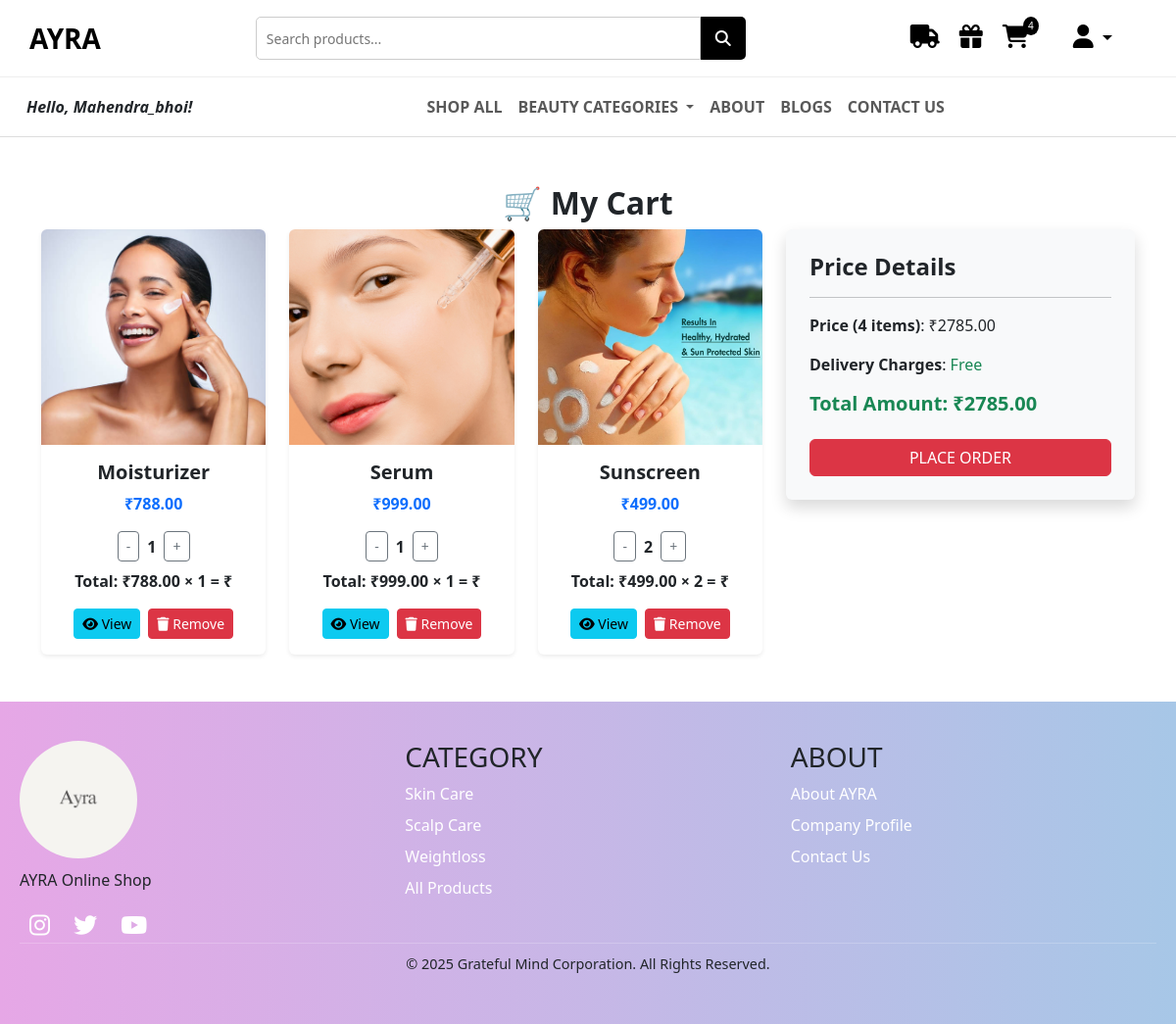
The page /cart/ (signed in) on the database as committed earlier.
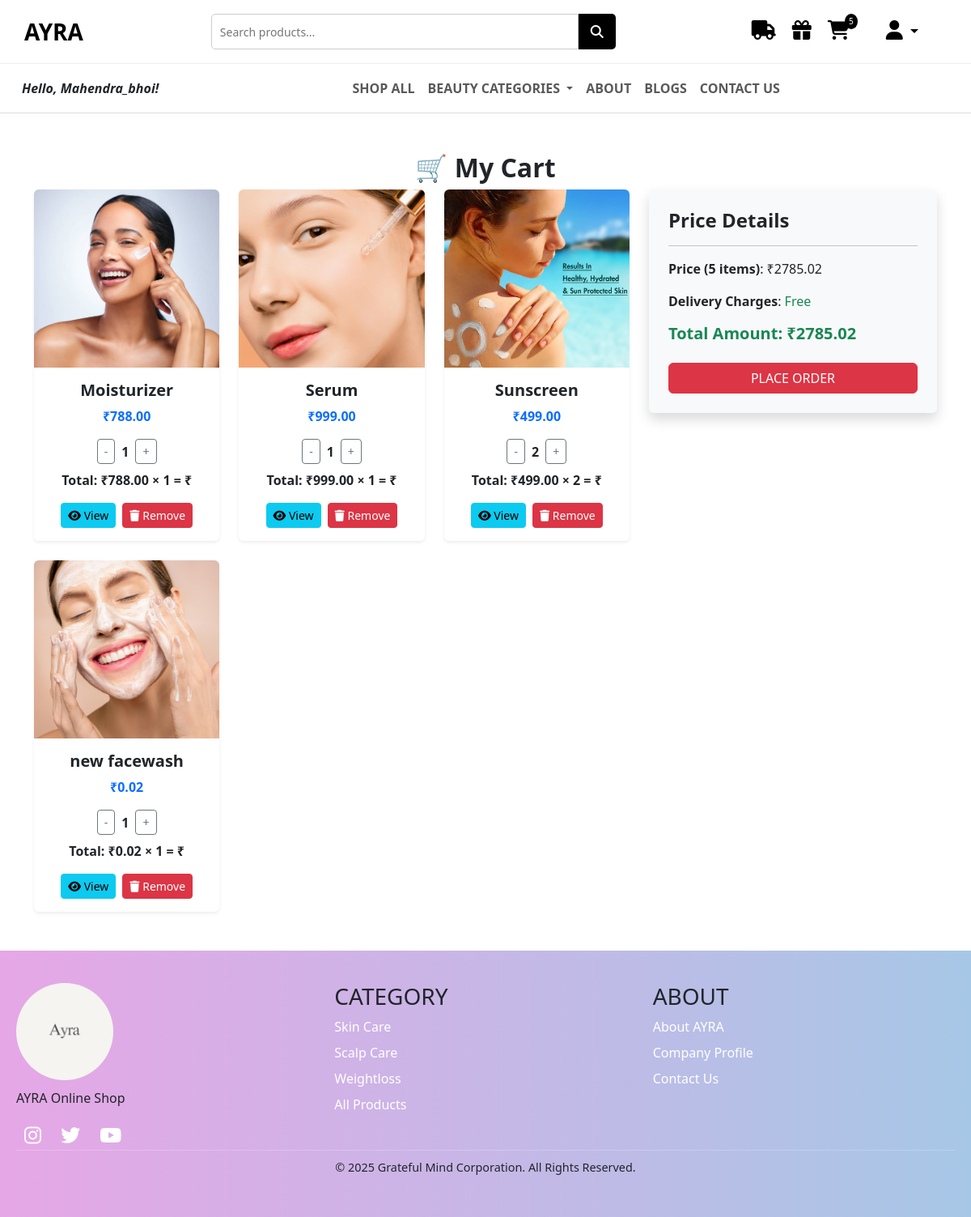
The same page on the database as committed later.
### AYRA/models.py (models this page shows, shortened)
class Cart(models.Model):
    user = models.ForeignKey(User, on_delete=models.CASCADE)
    product = models.ForeignKey(Product, on_delete=models.CASCADE)
    quantity = models.PositiveIntegerField(default=1)
    created_at = models.DateTimeField(default=timezone.now)

class Product(models.Model):
    name = models.CharField(max_length=255)
    image = models.ImageField(upload_to='products/')
    description = models.TextField()
    price = models.DecimalField(max_digits=8, decimal_places=2)
    rating = models.FloatField()
    reviews = models.PositiveIntegerField()
    is_bestseller = models.BooleanField(default=False)
    tag_line = models.CharField(max_length=255, blank=True, null=True)
    category = models.ForeignKey(Category, on_delete=models.CASCADE)

### AYRA/views.py (the view)
# urls.py: path('cart/', views.cart_view, name='cart_view'),
@login_required(login_url='login')
def cart_view(request):
    cart_items = Cart.objects.filter(user=request.user)
    total_price = sum(item.product.price * item.quantity for item in cart_items)
    total_items = sum(item.quantity for item in cart_items)
    context = {
        'cart_items': cart_items,
        'cart_total': total_price,
        'cart_count': total_items
    }
    return render(request, 'cart.html', context)

### AYRA/context_processors.py (called while the page is built)
def cart_count(request):
    if request.user.is_authenticated:
        count = Cart.objects.filter(user=request.user).count()
    else:
        count = 0
    return {'cart_count': count}

def categories_context(request):
    categories = Category.objects.all()
    print("Categories==>",categories)
    return {'nav_categories': categories}

### AYRA/models.py (called while the page is built)
    def __str__(self):
        return self.name

### templates/cart.html
{% extends 'base.html' %}
{% load static %}
{% block 'main' %}
<div class="container my-5">
    <h2 class="text-center fw-bold">🛒 My Cart</h2>
    <div class="row">
        <div class="col-md-8">
            {% if cart_items %}
            <div class="row row-cols-1 row-cols-md-2 row-cols-lg-3 g-4">
                {% for item in cart_items %}
                <div class="col">
                    <div class="card h-100 shadow-sm border-0 rounded">
                        <img src="{{ item.product.image.url }}" class="card-img-top rounded-top" alt="{{ item.product.name }}" style="height: 220px; object-fit: cover;">
                        <div class="card-body text-center">
                            <h5 class="card-title fw-bold">{{ item.product.name }}</h5>
                            <p class="text-primary fw-semibold">₹{{ item.product.price }}</p>
                            <div class="d-flex justify-content-center align-items-center gap-2">
                                <a href="{% url 'update_qty' item.product.id 0 %}" class="btn btn-sm btn-outline-secondary">-</a>
                                <span class="fw-bold">{{ item.quantity }}</span>
                                <a href="{% url 'update_qty' item.product.id 1 %}" class="btn btn-sm btn-outline-secondary">+</a>
                            </div>
                            <p class="fw-bold mt-2">Total: ₹{{ item.product.price|floatformat:2 }} × {{ item.quantity }} = ₹{{ item.total_price|floatformat:2 }}</p>
                            <div class="d-flex justify-content-center gap-2">
                                <a href="{% url 'product_detail' item.product.id %}" class="btn btn-info btn-sm">
                                    <i class="fas fa-eye"></i> View
                                </a>
                                <a href="{% url 'remove_from_cart' item.product.id %}" class="btn btn-danger btn-sm">
                                    <i class="fas fa-trash"></i> Remove
                                </a>
                            </div>
                        </div>
                    </div>
                </div>
                {% endfor %}
            </div>
            {% else %}
                <div class="text-center mt-4">
                    <p class="text-muted">Your cart is empty. 🛒💔</p>
                    <a href="{% url 'home' %}" class="btn btn-primary">Continue Shopping</a>
                </div>
            {% endif %}
        </div>
        {% if cart_items %}
        <div class="col-md-4">
            <div class="p-4 shadow rounded bg-light">
                <h4 class="fw-bold">Price Details</h4>
                <hr>
                <p><strong>Price ({{ cart_count }} items)</strong>: ₹{{ cart_total }}</p>
                <p><strong>Delivery Charges</strong>: <span class="text-success">Free</span></p>
                <h5 class="fw-bold text-success">Total Amount: ₹{{ cart_total }}</h5>
                <a href="{% url 'place_order' %}" class="btn btn-danger w-100 mt-3">PLACE ORDER</a>
            </div>
        </div>
        {% endif %}
    </div>
</div>
{% endblock %}

### templates/base.html (shortened to what this page needs)
{% load static %}
<!DOCTYPE html>
<html lang="en">
<head>
  <link rel="stylesheet" href="{% static 'css/style.css' %}">
  <link href="https://cdn.jsdelivr.net/npm/bootstrap@5.3.0/dist/css/bootstrap.min.css" rel="stylesheet">
  <link rel="stylesheet" href="https://cdnjs.cloudflare.com/ajax/libs/font-awesome/6.4.0/css/all.min.css">
</head>
<body>
  <div class="top-row">
    <a href="{% url 'home' %}" class="logo">AYRA</a>
    <div class="search-bar">
      <form method="GET" action="{% url 'search_products' %}">
        <input type="text" name="q" placeholder="Search products...">
        <button type="submit"><i class="fas fa-search"></i></button>
      </form>
    </div>
    <div class="nav-icons">
      <a href="{% url 'shipping_policy' %}"><i class="fas fa-truck"></i></a>
      <a href="/wishlist"><i class="fas fa-gift"></i></a>
      <a href="{% url 'cart_view' %}">
        <i class="fas fa-shopping-cart"></i>
        <span class="cart-count">{{ cart_count }}</span>
      </a>
      <li class="nav-item dropdown">
        <a class="nav-link dropdown-toggle" href="#" id="userDropdown" role="button" data-bs-toggle="dropdown" aria-expanded="false">
          <i class="fas fa-user"></i>
        </a>
      </li>
    </div>
  </div>
  <nav class="navbar navbar-expand-lg navbar-light bg-white">
    <div class="container-fluid">
      <div class="collapse navbar-collapse" id="navbarSupportedContent">
        <div class="user-info">
          {% if user.is_authenticated %}
              <i>Hello, {{ user.username }}!</i>
          {% endif %}
        </div>
        <ul class="navbar-nav mx-auto mb-2 mb-lg-0">
          <li class="nav-item">
            <a class="nav-link" href="{% url 'all_products' %}">SHOP ALL</a>
          </li>
          <li class="nav-item dropdown">
            <a class="nav-link dropdown-toggle" href="#" id="navbarDropdown"
               role="button" data-bs-toggle="dropdown" aria-expanded="false">
              BEAUTY CATEGORIES
            </a>
          </li>
          <li class="nav-item">
            <a class="nav-link" href="/about">ABOUT</a>
          </li>
          <li class="nav-item">
            <a class="nav-link" href="/blog_list">BLOGS</a>
          </li>
          <li class="nav-item">
            <a class="nav-link" href="/contact">CONTACT US</a>
          </li>
        </ul>
      </div>
    </div>
  </nav>
  {% block 'main' %}{% endblock 'main' %}
  {% block footer %}
  <footer class="footer">
    <div class="footer-content">
      <div class="footer-section">
        <img src="{% static 'images/ayralogo.jpg' %}" alt="AYRA Logo" class="footer-logo">
        <p>AYRA Online Shop</p>
        <div class="social-icons">
          <a href="#"><i class="fab fa-instagram"></i></a>
          <a href="#"><i class="fab fa-twitter"></i></a>
          <a href="#"><i class="fab fa-youtube"></i></a>
        </div>
      </div>
      <div class="footer-section">
        <h3>CATEGORY</h3>
        <ul>
          <li><a href="{% url 'skincare' %}"  style="text-decoration: none;">Skin Care</a></li>
          <li><a href="{% url 'scalpcare' %}" style="text-decoration: none;">Scalp Care</a></li>
          <li><a href="{% url 'weightloss' %}" style="text-decoration: none;">Weightloss</a></li>
          <li><a href="{% url 'all_products' %}" style="text-decoration: none;">All Products</a></li>
        </ul>
      </div>
      <div class="footer-section">
        <h3>ABOUT</h3>
        <ul>
          <li><a href="/about" style="text-decoration: none;">About AYRA</a></li>
          <li><a href="#" style="text-decoration: none;">Company Profile</a></li>
          <li><a href="/contact" style="text-decoration: none;">Contact Us</a></li>
        </ul>
      </div>
    </div>
    <div class="footer-bottom">
      <span>&copy; 2025 Grateful Mind Corporation. All Rights Reserved.</span>
    </div>
  </footer>
  {% endblock %}
</body>
</html>

Rows that differ between the two databases and show on the page:
added Cart: product.image (picture), product.name "new facewash", product.price "0.02", quantity "1"
Other text that changed with them:
{{ cart_count }}: "4" → "5"
{{ cart_total }}: "2785.00" → "2785.02"
